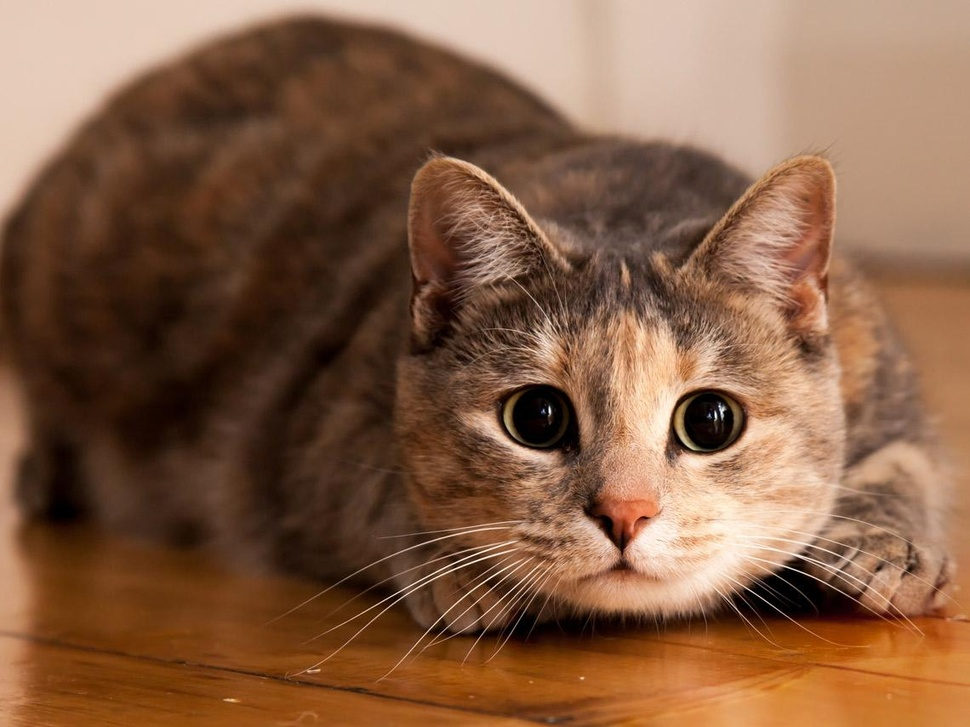
#> input picture Images/cat.jpg, 970 x 727 px, shrunk from 1140 x 855 before the run
$ jupyter execute 'Laboratorio #4 - Rotacion.ipynb'
#> lines starting #> are read from the running program, lines starting #| are printed output that depends on the picture
[cell 1]
import cv2
import numpy as np
import matplotlib.pyplot as plt

[cell 2]
img=cv2.imread("Images/cat.jpg")
#> img is the input picture: shape (727, 970, 3); mean B, G, R 68.2, 94, 132.4
img=cv2.cvtColor(img,cv2.COLOR_BGR2RGB)
num_rows, num_cols=img.shape[:2]
#> num_rows = 727; num_cols = 970
#rotation_matrix=cv2.getRotationMatrix2D((punto de rotacion),angulo,factor de escala).
rotation_matrix=cv2.getRotationMatrix2D((num_cols/2, num_rows/2),30,1)
img_rotation=cv2.warpAffine(img, rotation_matrix,(num_cols,num_rows)) #warpAffine, lleva acabo la translacion.
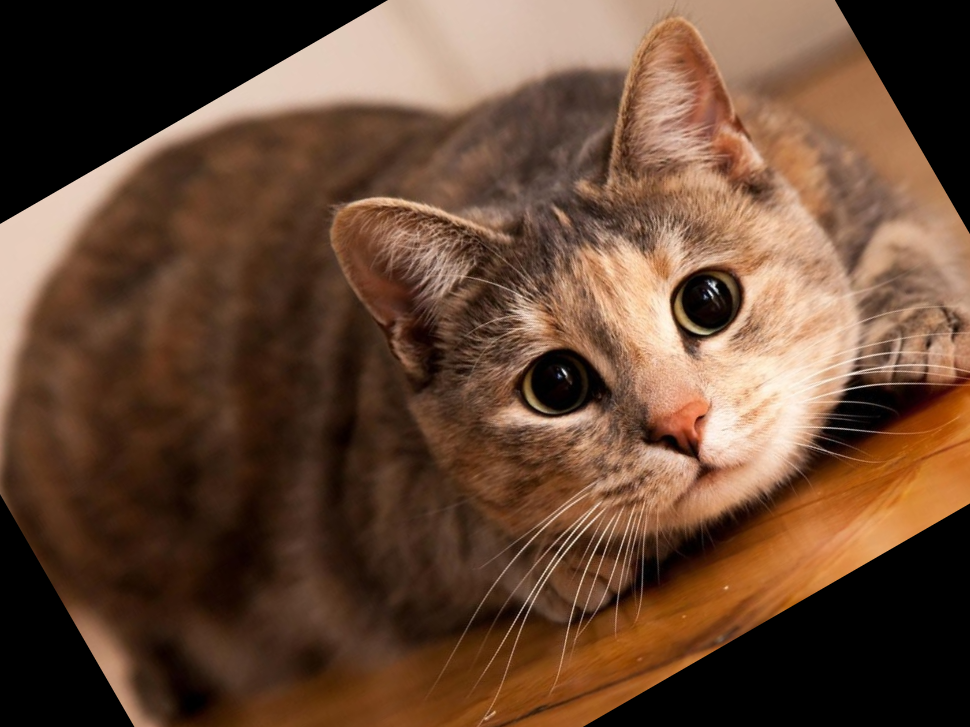
#> img_rotation: shape (727, 970, 3); mean R, G, B 102.7, 72.2, 52.4
plt.imshow(img_rotation)

#Las rotaciones son necesarias para tener variedad de imagenes en el entrenamiento de la imagen.


$ run again, with Images/Nadia_Murad.jpg copied over Images/cat.jpg
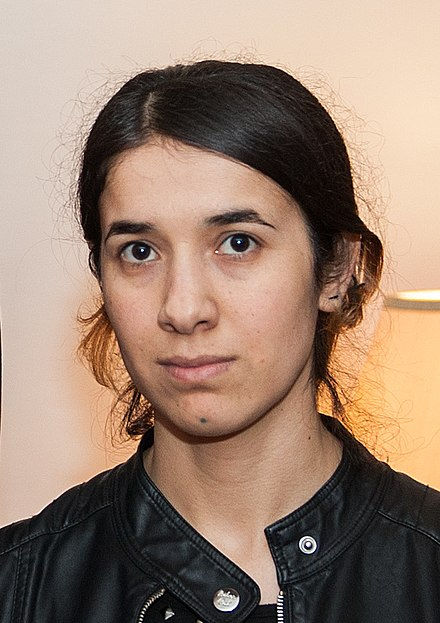
#> input picture Images/Nadia_Murad.jpg, 440 x 623 px
#> img is the input picture: shape (623, 440, 3); mean B, G, R 112.7, 129.2, 153.8
#> `img_rotation=cv2.warpAffine(img, rotation_matrix,(num_cols,num_rows))`:
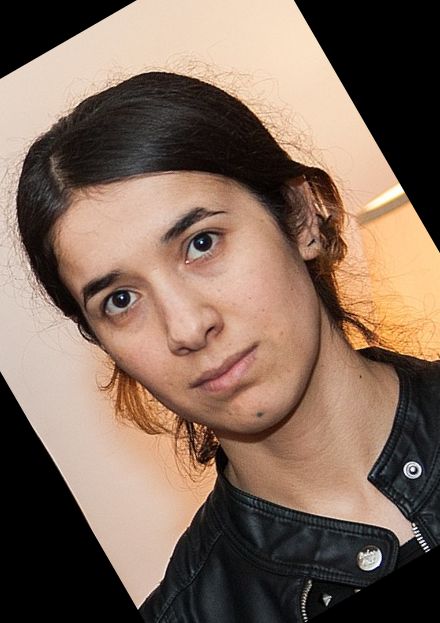
#> img_rotation: shape (623, 440, 3); mean R, G, B 128.8, 106.2, 91.3

$ run again, with Images/bricks.jpg copied over Images/cat.jpg
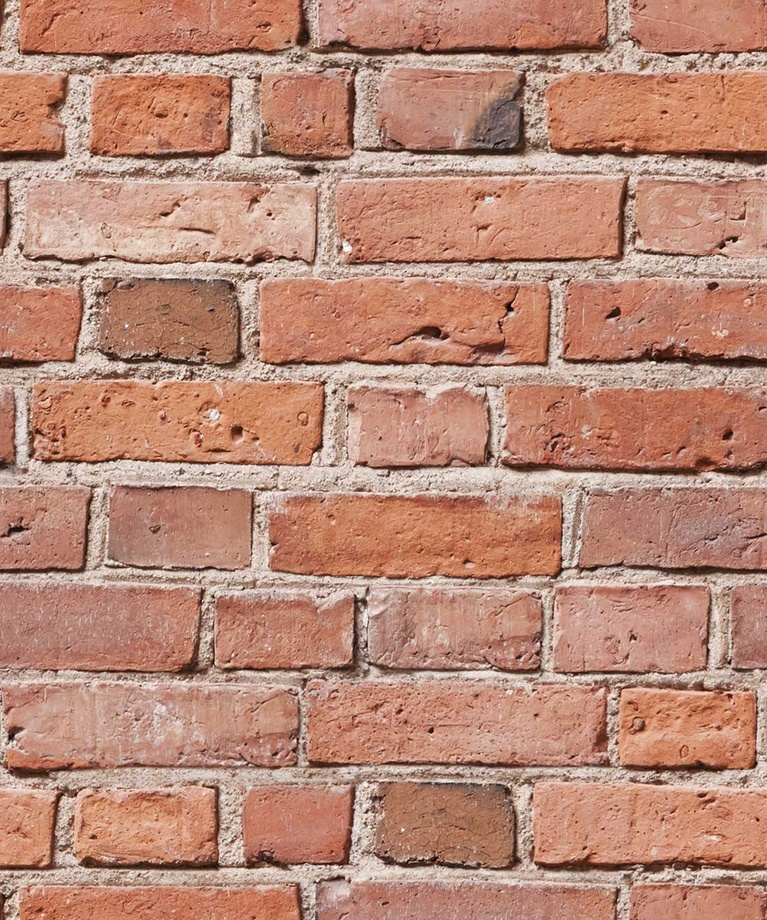
#> input picture Images/bricks.jpg, 767 x 920 px, shrunk from 1100 x 1320 before the run
#> img is the input picture: shape (920, 767, 3); mean B, G, R 118.9, 137.5, 186.1
#> `img_rotation=cv2.warpAffine(img, rotation_matrix,(num_cols,num_rows))`:
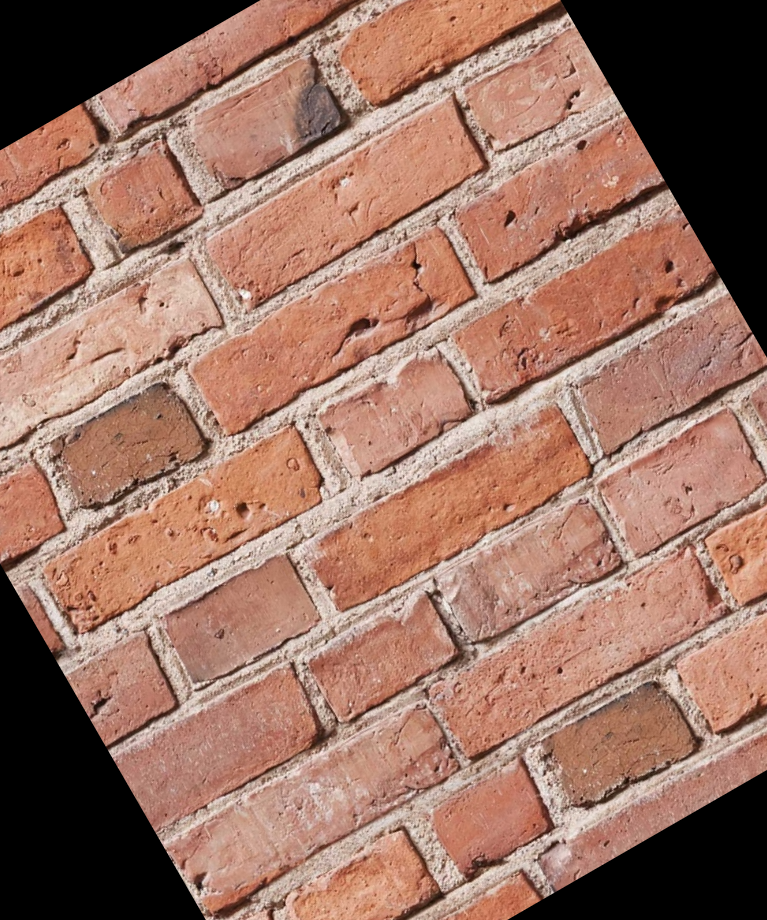
#> img_rotation: shape (920, 767, 3); mean R, G, B 155.8, 115.7, 100.4
